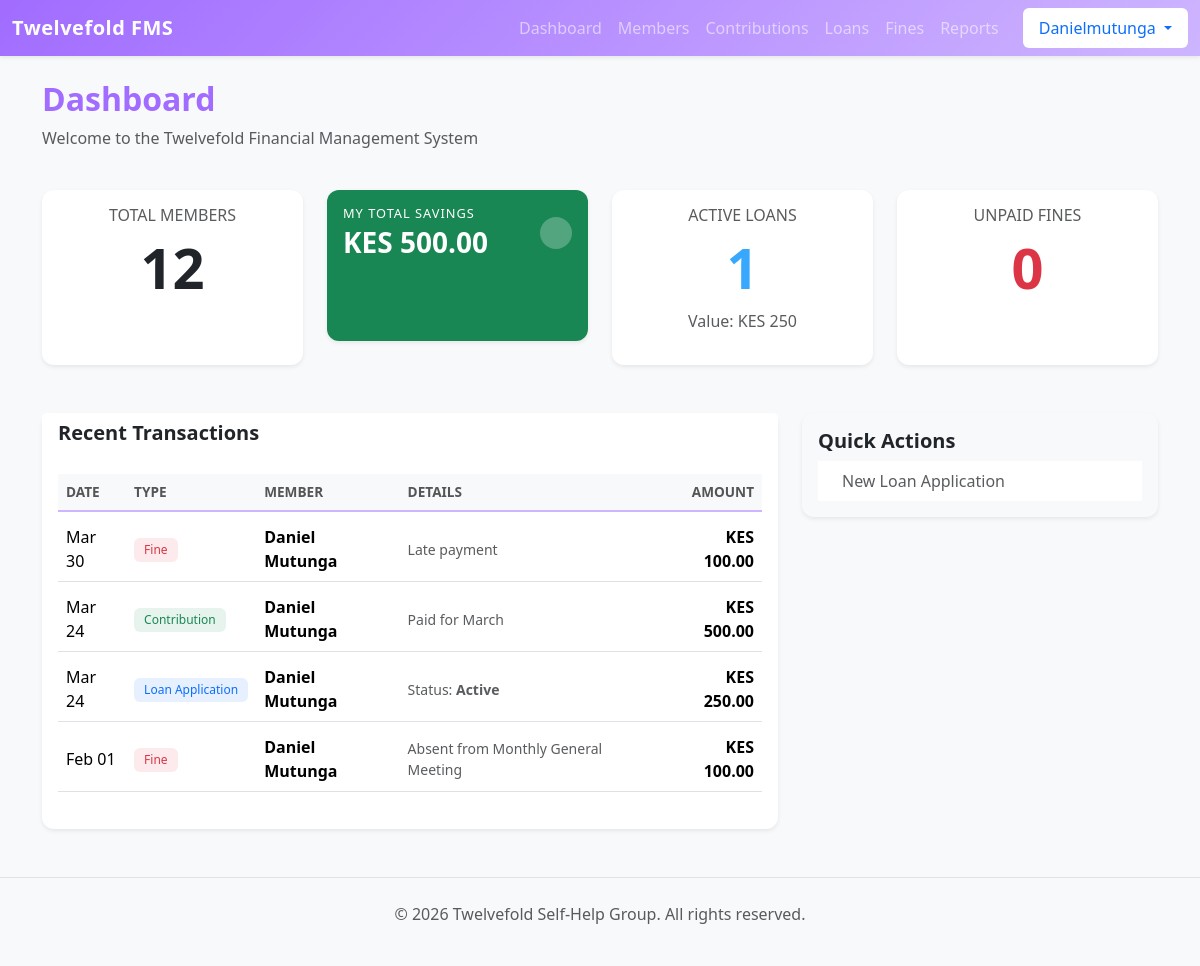
Screenshot of / (signed in) with the database file from the repository.
### finance/models.py (models this page shows, shortened)
class Fine(models.Model):
    member = models.ForeignKey(Member, on_delete=models.CASCADE)
    amount = models.DecimalField(max_digits=10, decimal_places=2)
    reason = models.CharField(max_length=100)  # e.g., "Late Payment", "Missed Meeting" [cite: 1254]
    date_issued = models.DateField(default=timezone.now)
    is_paid = models.BooleanField(default=False)

class Contribution(models.Model):
    member = models.ForeignKey(Member, on_delete=models.CASCADE)
    amount = models.DecimalField(max_digits=10, decimal_places=2)
    date = models.DateField(default=timezone.now)
    month_paid_for = models.CharField(
        max_length=20,
        choices=[
            ('January', 'January'), ('February', 'February'), ('March', 'March'),
            ('April', 'April'), ('May', 'May'), ('June', 'June'),
            ('July', 'July'), ('August', 'August'), ('September', 'September'),
            ('October', 'October'), ('November', 'November'), ('December', 'December')
        ]
    )

class Loan(models.Model):
    member = models.ForeignKey(Member, on_delete=models.CASCADE)
    principal_amount = models.DecimalField(max_digits=10, decimal_places=2)
    is_on_behalf = models.BooleanField(default=False, verbose_name="Applying on behalf of someone else?")
    beneficiary = models.ForeignKey(Member, on_delete=models.SET_NULL, null=True, blank=True,
                                    related_name='benefited_loans', help_text="Leave blank if this loan is for you.")
    interest_rate = models.DecimalField(max_digits=5, decimal_places=2, default=10.00)
    duration_months = models.IntegerField(default=1)
    issue_date = models.DateField(default=timezone.now)
    STATUS_CHOICES = [
        ('Pending', 'Pending'),
        ('Approved', 'Approved'),
        ('Active', 'Active'),
        ('Paid', 'Paid'),
        ('Rejected', 'Rejected'),
    ]
    status = models.CharField(max_length=15, choices=STATUS_CHOICES, default='Pending')

### members/models.py (models this page shows)
class Member(models.Model):
    user = models.OneToOneField(User, on_delete=models.SET_NULL, null=True, blank=True, related_name='member_profile')
    first_name = models.CharField(max_length=50)
    last_name = models.CharField(max_length=50)
    phone_number = models.CharField(
        max_length=15,
        unique=True,
        help_text="Format: 07XX XXX XXX"
    )
    date_joined = models.DateField(default=timezone.now)
    monthly_contribution_amount = models.DecimalField(max_digits=10, decimal_places=2, default=0.00, blank=True, null=True)
    is_active = models.BooleanField(default=True)
    def __str__(self):
        return f"{self.first_name} {self.last_name}"
    class Meta:
        ordering = ['first_name']

### core/views.py (the view)
# urls.py: path('', views.dashboard, name='dashboard'),
@login_required
def dashboard(request):
    user = request.user
    is_admin = user.is_staff
    member_profile = getattr(user, 'member_profile', None)
    if not is_admin and not member_profile:
        return render(request, 'core/pending_approval.html')
    total_members = Member.objects.count()  # Everyone sees total member count
    if is_admin:
        contributions_in = Contribution.objects.aggregate(Sum('amount'))['amount__sum'] or 0.00
        fines_in = Fine.objects.filter(is_paid=True).aggregate(Sum('amount'))['amount__sum'] or 0.00
        repayments_in = Repayment.objects.aggregate(Sum('amount'))['amount__sum'] or 0.00
        loans_out = Loan.objects.filter(status__in=['Active', 'Cleared']).aggregate(Sum('principal_amount'))[
                        'principal_amount__sum'] or 0.00
        available_group_funds = (contributions_in + fines_in + repayments_in) - loans_out
        total_savings = contributions_in  # Just the raw savings number
        active_loans_count = Loan.objects.filter(status='Active').count()
        total_loan_value = loans_out
        unpaid_fines = Fine.objects.filter(is_paid=False).count()
        recent_contributions = Contribution.objects.all().order_by('-date')[:5]
        recent_loans = Loan.objects.all().order_by('-issue_date')[:5]
        recent_fines = Fine.objects.all().order_by('-date_issued')[:5]
    else:
        available_group_funds = 0.00
        if member_profile:
            savings_data = Contribution.objects.filter(member=member_profile).aggregate(Sum('amount'))
            loan_data = Loan.objects.filter(member=member_profile, status='Active').aggregate(Sum('principal_amount'))
            total_savings = savings_data['amount__sum'] or 0.00
            active_loans_count = Loan.objects.filter(member=member_profile, status='Active').count()
            total_loan_value = loan_data['principal_amount__sum'] or 0.00
            unpaid_fines = Fine.objects.filter(member=member_profile, is_paid=False).count()
            recent_contributions = Contribution.objects.filter(member=member_profile).order_by('-date')[:5]
            recent_loans = Loan.objects.filter(member=member_profile).order_by('-issue_date')[:5]
            recent_fines = Fine.objects.filter(member=member_profile).order_by('-date_issued')[:5]
        else:
            total_savings = active_loans_count = total_loan_value = unpaid_fines = 0.00
            recent_contributions = recent_loans = recent_fines = []
    for c in recent_contributions:
        c.type = 'Contribution'
        c.display_amount = c.amount
        c.common_date = c.date
    for l in recent_loans:
        l.type = 'Loan'
        l.display_amount = l.principal_amount
        l.common_date = l.issue_date
    for f in recent_fines:
        f.type = 'Fine'
        f.display_amount = f.amount
        f.common_date = f.date_issued
    activity_feed = sorted(
        chain(recent_contributions, recent_loans, recent_fines),
        key=attrgetter('common_date'),
        reverse=True
    )[:10]
    context = {
        'total_members': total_members,
        'total_savings': total_savings,
        'available_group_funds': available_group_funds,
        'active_loans_count': active_loans_count,
        'total_loan_value': total_loan_value,
        'unpaid_fines': unpaid_fines,
        'activity_feed': activity_feed,
    }
    return render(request, 'core/dashboard.html', context)

### templates/core/dashboard.html (shortened to what this page needs)
<!DOCTYPE html>
<html lang="en">
<head>
</head>
<body>
{% extends 'base.html' %}
{% block content %}
<div class="row mb-4">
    <div class="col-md-12">
        <h2 class="fw-bold" style="color: var(--c-dark-purple);">Dashboard</h2>
        <p class="text-muted">Welcome to the Twelvefold Financial Management System</p>
    </div>
</div>
<div class="row g-4">
    <div class="col-12 col-sm-6 col-lg-3">
        <div class="card shadow-sm h-100 border-0">
            <div class="card-body text-center">
                <h6 class="text-muted text-uppercase mb-2">Total Members</h6>
                <h2 class="display-4 fw-bold text-dark">{{ total_members }}</h2>
            </div>
            <div class="card-footer bg-transparent border-0" style="background-color: var(--c-lavender-mist);"></div>
        </div>
    </div>
    <div class="col-md-3 mb-4">
        <div class="card shadow-sm border-0 bg-success text-white h-100">
            <div class="card-body">
                <div class="d-flex justify-content-between align-items-center">
                    <div>
                        {% if user.is_staff %}
                            <h6 class="text-uppercase mb-1" style="font-size: 0.8rem; letter-spacing: 1px;">Group Available Funds</h6>
                            <h3 class="mb-0 fw-bold">KES {{ available_group_funds|floatformat:2 }}</h3>
                        {% else %}
                            <h6 class="text-uppercase mb-1" style="font-size: 0.8rem; letter-spacing: 1px;">My Total Savings</h6>
                            <h3 class="mb-0 fw-bold">KES {{ total_savings|floatformat:2 }}</h3>
                        {% endif %}
                    </div>
                    <div class="bg-white bg-opacity-25 p-3 rounded-circle">
                    </div>
                </div>
            </div>
        </div>
    </div>
    <div class="col-12 col-sm-6 col-lg-3">
        <div class="card shadow-sm h-100 border-0">
            <div class="card-body text-center">
                <h6 class="text-muted text-uppercase mb-2">Active Loans</h6>
                <h2 class="display-4 fw-bold" style="color: var(--c-vivid-blue);">{{ active_loans_count }}</h2>
                <p class="mb-0 text-muted">Value: KES {{ total_loan_value }}</p>
            </div>
            <div class="card-footer bg-transparent border-0" style="background-color: var(--c-soft-blue);"></div>
        </div>
    </div>
    <div class="col-12 col-sm-6 col-lg-3">
        <div class="card shadow-sm h-100 border-0">
            <div class="card-body text-center">
                <h6 class="text-muted text-uppercase mb-2">Unpaid Fines</h6>
                <h2 class="display-4 fw-bold text-danger">{{ unpaid_fines }}</h2>
            </div>
            <div class="card-footer bg-transparent border-0 bg-danger bg-opacity-10"></div>
        </div>
    </div>
</div>
<div class="row mt-5">
    <div class="col-md-8">
        <div class="card shadow-sm">
            <div class="card-header bg-white border-bottom-0">
                <h5 class="mb-0 fw-bold">Recent Transactions</h5>
            </div>
            <div class="card-body">
                <div class="table-responsive">
    <table class="table table-hover align-middle">
        <thead class="table-light">
            <tr>
                <th>Date</th>
                <th>Type</th>
                <th>Member</th>
                <th>Details</th>
                <th class="text-end">Amount</th>
            </tr>
        </thead>
        <tbody>
            {% for item in activity_feed %}
            <tr>
                <td>{{ item.common_date|date:"M d" }}</td>
                <td>
                    {% if item.type == 'Contribution' %}
                        <span class="badge bg-success bg-opacity-10 text-success">Contribution</span>
                    {% elif item.type == 'Loan' %}
                        <span class="badge bg-primary bg-opacity-10 text-primary">Loan Application</span>
                    {% else %}
                        <span class="badge bg-danger bg-opacity-10 text-danger">Fine</span>
                    {% endif %}
                </td>
                <td class="fw-bold">{{ item.member }}</td>
                <td class="text-muted small">
                    {% if item.type == 'Contribution' %}
                        Paid for {{ item.month_paid_for }}
                    {% elif item.type == 'Loan' %}
                        Status: <strong>{{ item.status }}</strong>
                    {% else %}
                        {{ item.reason }}
                    {% endif %}
                </td>
                <td class="text-end fw-bold">
                    KES {{ item.display_amount }}
                </td>
            </tr>
            {% empty %}
            <tr>
                <td colspan="5" class="text-center text-muted py-3">No recent activity found.</td>
            </tr>
            {% endfor %}
        </tbody>
    </table>
</div>
                </div>
        </div>
    </div>
    <div class="col-md-4">
        <div class="card shadow-sm bg-light">
            <div class="card-body">
                <h5 class="fw-bold">Quick Actions</h5>
                <div class="list-group list-group-flush">
                    <a href="{% url 'add_loan' %}" class="list-group-item list-group-item-action">
                         New Loan Application
                    </a>
                </div>
            </div>
        </div>
    </div>
</div>
{% endblock %}

### templates/base.html (shortened to what this page needs)
{% load static %}
<!DOCTYPE html>
<html lang="en">
<head>
    <link rel="stylesheet" href="{% static 'css/bootstrap.min.css' %}">
    <link rel="stylesheet" href="{% static 'css/styles.css' %}">
</head>
<body class="bg-light">
    <nav class="navbar navbar-expand-lg navbar-dark navbar-custom mb-4 shadow-sm">
        <div class="container-fluid">
            <a class="navbar-brand fw-bold" href="{% url 'dashboard' %}">Twelvefold FMS</a>
            <div class="collapse navbar-collapse" id="navbarNav">
                {% if user.is_authenticated %}
                <ul class="navbar-nav ms-auto">
                    {% if user.is_staff or user.member_profile %}
                        <li class="nav-item"><a class="nav-link" href="{% url 'dashboard' %}">Dashboard</a></li>
                        <li class="nav-item"><a class="nav-link" href="{% url 'member_list' %}">Members</a></li>
                        <li class="nav-item"><a class="nav-link" href="{% url 'contribution_list' %}">Contributions</a></li>
                        <li class="nav-item"><a class="nav-link" href="{% url 'loan_list' %}">Loans</a></li>
                        <li class="nav-item"><a class="nav-link" href="{% url 'fine_list' %}">Fines</a></li>
                        <li class="nav-item"><a class="nav-link" href="{% url 'financial_report' %}">Reports</a></li>
                    {% endif %}
                    <li class="nav-item dropdown ms-3">
                        <a class="nav-link dropdown-toggle bg-white text-primary rounded px-3" href="#" role="button" data-bs-toggle="dropdown">
                             {{ user.username|title }}
                        </a>
                    </li>
                </ul>
                {% endif %}
            </div>
        </div>
    </nav>
    <div class="container">
        {% block content %}
        {% endblock %}
    </div>
    <footer class="text-center py-4 mt-5 text-muted border-top">
        <p>&copy; 2026 Twelvefold Self-Help Group. All rights reserved.</p>
    </footer>
</body>
</html>

### static/css/styles.css (style rules this page uses)
:root { --c-lavender-mist: #D3D3FF; --c-pale-purple: #CEB5FF; --c-dark-purple: #a16cff; --c-soft-blue: #8EC1DE; --c-vivid-blue: #38A8FF; --c-dark-blue: #0d6efd; }
body { background-color: #f4f7f6; font-family: 'Segoe UI', Tahoma, Geneva, Verdana, sans-serif; }
.navbar-custom { background: linear-gradient(135deg, var(--c-dark-purple), var(--c-pale-purple)); box-shadow: 0 2px 10px rgba(0,0,0,0.1); }
.navbar-brand { font-weight: 1000; letter-spacing: 0.5px; }
.card { border: none; border-radius: 12px; transition: transform 0.3s ease, box-shadow 0.3s ease; background-color: white; }
.table { border-collapse: separate; border-spacing: 0 5px; }
.table thead th { border-bottom: 2px solid var(--c-pale-purple); color: #555; font-weight: 600; text-transform: uppercase; font-size: 0.85rem; }
.badge { padding: 6px 10px; border-radius: 6px; font-weight: 500; }

### rows the page displays
Fine: common_date "Mar 30", shows "Fine", member "Daniel Mutunga", reason "Late payment", display_amount "100.00"
Contribution: common_date "Mar 24", shows "Contribution", member "Daniel Mutunga", month_paid_for "March", display_amount "500.00"
Loan: common_date "Mar 24", shows "Loan Application", member "Daniel Mutunga", status "Active", display_amount "250.00"
Fine: common_date "Feb 01", shows "Fine", member "Daniel Mutunga", reason "Absent from Monthly General Meeting", display_amount "100.00"

### other values shown
{{ user.username|title }} "Danielmutunga"
{{ total_members }} "12"
{{ total_savings|floatformat:2 }} "500.00"
{{ active_loans_count }} "1"
{{ total_loan_value }} "250"
{{ unpaid_fines }} "0"
